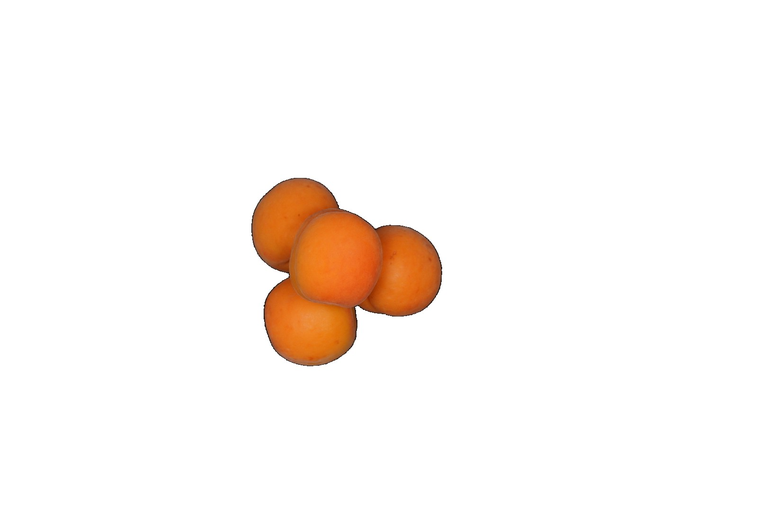
#> input picture temp/todel.png, 765 x 511 px, shrunk from 1616 x 1080 before the run
$ python test.py
#> lines starting #> are read from the running program, lines starting #| are printed output that depends on the picture; after the words box and inside, x2 and y2 are one past the last pixel; in counts of white or black regions, pixels touching at a corner belong together; long printed decimals are rounded
### c_optimized/optimized_lib.py
import subprocess
import os
import json

"""
files needed:

remove_bg.c
stb_ds.h
stb_image_write.h
stb_image.h

compilation command:
gcc -O3 -march=native -flto=auto -funroll-loops -fno-math-errno -Wall -Wextra -Werror -Wpedantic -std=gnu17 -o main main.c remove_bg.c color.c texture.c cJSON.c -lm
"""

def remove_bg(img_path, out_img_path):
#> called with out_img_path = 'temp/todel.png'
    try:
        subprocess.run(["./c_optimized/main", "0", img_path, out_img_path], check=True)
#> (this line was passed over: subprocess is not available in this run)
    except subprocess.CalledProcessError as e:
        print("Error during image processing:", e)

# [80 lines left out: functions k_means_colors, test_bg, test_k_means_colors, get_GLCM_matrix_optimized, get_LBP_optimized, k_nearest_neighbor_optimized and 2 more, not called in this run]

### test.py
from c_optimized.optimized_lib import remove_bg
import cv2
import math

img_path = "images/Orange/PICT_20250604_163420_702.JPG"
t_path = "temp/todel.png"

remove_bg(img_path, t_path)
img = cv2.imread(t_path)
#> img is the input picture: shape (511, 765, 3); mean B, G, R 241.9, 246, 252

flaeche = 0
mean_color = [0, 0, 0]
umfang = 0

d = [(-1, 0), (-1, 1), (0, 1), (1, 1), (1, 0), (1, -1), (0, -1), (-1, -1)]
for i in range(len(img)):
    for j in range(len(img[0])):
        if img[i][j][0] == 255 and img[i][j][1] == 255 and img[i][j][2] == 255:
            continue
        flaeche += 1
        for k in range(3):
            mean_color[k] += int(img[i][j][k])
        for di, dj in d:
            ni = i + di
            nj = j + dj
            if 0 <= ni < len(img) and 0 <= nj < len(img[0]):
                if img[ni][nj][0] == 255 and img[ni][nj][1] == 255 and img[ni][nj][2] == 255:
                    img[i][j][0] = 0
                    img[i][j][1] = 255
                    img[i][j][2] = 0
                    umfang += 1
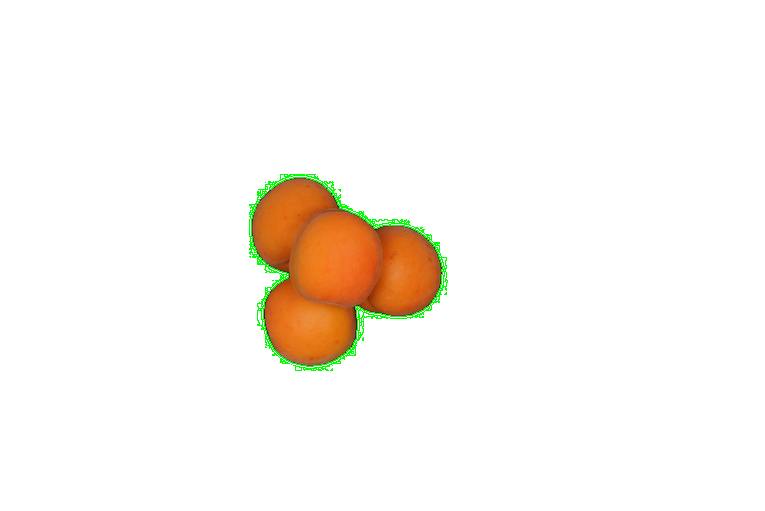
#> img: shape (511, 765, 3); 0.65% of pixels changed, all inside (x1, y1, x2, y2) = (249, 174, 448, 371)
#> after the loop, flaeche = 25033; mean_color = [1280429, 2883026, 5213404]; umfang = 6382

for i in range(3):
    mean_color[i] /= flaeche
#> after the loop, mean_color = [51.15, 115.2, 208.3]
print(img_path)
weight = int(img_path[img_path.rfind("_") + 1:img_path.rfind(".")])

kompaktheit = (flaeche / (umfang ** 2))
#> kompaktheit = 0.000615
rundheit = (4 * math.pi) * kompaktheit
#> rundheit = 0.00772

print((flaeche, weight, *mean_color, umfang, rundheit, kompaktheit))
#| (25033, 702, 51.150, 115.169, 208.261, 6382, 0.007723, 0.0006146)
cv2.imwrite("temp/see.png", img)
